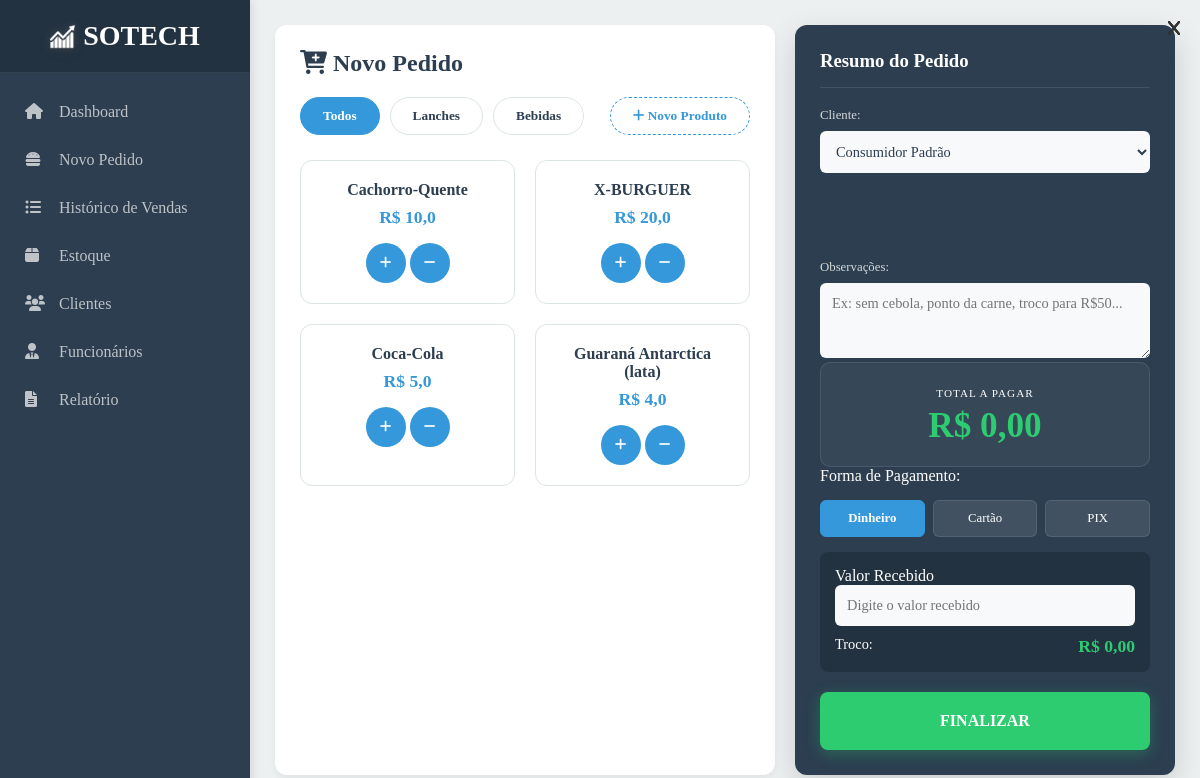
The page /pedido/ (signed in) on the database as committed earlier.
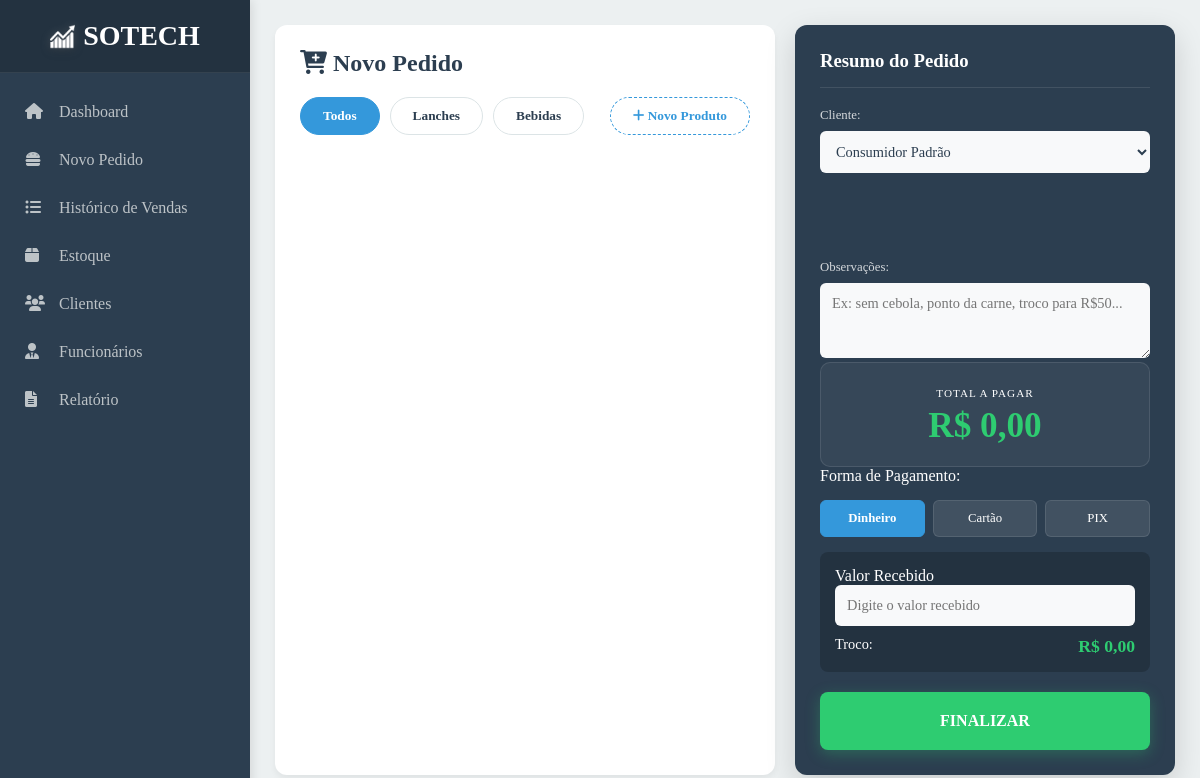
The same page on the database as committed later.
### core/models.py (models this page shows, shortened)
class Produto(models.Model):
    CATEGORIAS = [
    ('lanche', 'Lanche'),
    ('bebida', 'Bebida'),
]
    categoria = models.CharField("Categoria",max_length=45,choices=CATEGORIAS)
    nome = models.CharField("Nome",max_length=45)
    preco = models.FloatField("Preço")
    disponibilidade = models.CharField("Disponibilidade",max_length=45)
    estoque = models.ForeignKey(Estoque,on_delete=models.PROTECT)

### core/views.py (the view)
# urls.py: path('pedido/',novo_pedido,name="pedido"),
@login_required
def novo_pedido(request):
    lanches = Produto.objects.filter(categoria="lanche")
    bebidas = Produto.objects.filter(categoria="bebida")
    form = ProdutoForm(request.POST or None)
    if form.is_valid():
        produto = form.save(commit=False)
        produto.disponibilidade = "Disponível"
        produto.save()
        return redirect("pedido")
    context = {
        'lanches': lanches,
        'bebidas': bebidas,
        'form': form,
        'clientes': Cliente.objects.all(),
    }
    return render(request, "html/novo_pedido.html", context)

### core/forms.py
class ProdutoForm(forms.ModelForm):
    class Meta:
        model = Produto
        fields = ['nome', 'preco', 'categoria', 'estoque']

### core/models.py (called while the page is built)
    def __str__(self):
        return self.lote

### core/templates/html/novo_pedido.html (shortened to what this page needs)
{% extends 'base.html' %}
{% load widget_tweaks %}
{% load static %}
{% block estilo %}
  <link rel="stylesheet" href="{% static 'style/style_pedidos.css' %}?{% now 'U' %}" />
{% endblock %}
{% block conteudo %}
  <main class="main-content pdv-layout">
    <section class="products-area">
      <header class="content-header">
        <h2><i class="fas fa-cart-plus"></i> Novo Pedido</h2>
        <div class="filter-bar">
          <button class="filter-btn active" data-filter="todos">Todos</button>
          <button class="filter-btn" data-filter="lanche">Lanches</button>
          <button class="filter-btn" data-filter="bebida">Bebidas</button>
          <button class="filter-btn add-product-btn" data-filter="add"><i class="fas fa-plus"></i> Novo Produto</button>
        </div>
      </header>
      <div class="products-grid">
        {% for lanche in lanches %}
          <div class="product-card lanche">
            <a href="{% url 'produto_remover' lanche.id %}"><button class="btn-remove"><i class="fa-solid fa-x"></i></button></a>
            <div class="product-det">
              <h4>{{ lanche.nome }}</h4>
              <span class="item-price">R$ {{ lanche.preco }}</span>
            </div>
            <div class="product-btn">
              <button class="add-item-btn" data-name="{{ lanche.nome }}" data-price="{{ lanche.preco }}"><i class="fas fa-plus"></i></button>
              <button class="remove-item-btn" data-name="{{ lanche.nome }}" data-price="{{ lanche.preco }}"><i class="fa-solid fa-minus"></i></button>
            </div>
          </div>
        {% endfor %}
        {% for bebida in bebidas %}
          <div class="product-card bebida">
            <a href="{% url 'produto_remover' bebida.id %}">
              <button class="btn-remove"><i class="fa-solid fa-x">
              </i></button>
            </a>
            <div class="product-det">
              <h4>{{ bebida.nome }}</h4>
              <span class="item-price">R$ {{ bebida.preco }}</span>
            </div>
            <div class="product-btn">
              <button class="add-item-btn" data-name="{{ bebida.nome }}" data-price="{{ bebida.preco }}"><i class="fas fa-plus"></i></button>
              <button class="remove-item-btn" data-name="{{ bebida.nome }}" data-price="{{ bebida.preco }}"><i class="fa-solid fa-minus"></i></button>
            </div>
          </div>
        {% endfor %}
      </div>
    </section>
    <section class="checkout-sidebar">
      <div class="checkout-header">
        <h3>Resumo do Pedido</h3>
      </div>
      <div class="order-info">
        <label>Cliente:</label>
        <select class="sigl-input" name="cliente" id="select-cliente">
          <option value="">Consumidor Padrão</option>
        </select>
      </div>
      <div class="cart-list"></div>
      <div class="order-info">
        <label for="observacoes">Observações:</label>
        <textarea id="observacoes" name="observacoes" class="sigl-input" placeholder="Ex: sem cebola, ponto da carne, troco para R$50..." rows="3" maxlength="200"></textarea>
      </div>
      <div class="payment-box">
        <div class="total-display">
          <span>TOTAL A PAGAR</span>
          <h2 id="total-value">R$ 0,00</h2>
        </div>
        <div class="method-select">
          <p>Forma de Pagamento:</p>
          <div class="method-grid">
            <button type="button" class="method-btn active">Dinheiro</button>
            <button type="button" class="method-btn">Cartão</button>
            <button type="button" class="method-btn">PIX</button>
          </div>
        </div>
        <div class="change-area">
          <label for="valor-recebido">Valor Recebido</label>
          <input type="number" id="valor-recebido" class="sigl-input" placeholder="Digite o valor recebido" step="0.01" />
          <div class="change-text">
            Troco: <strong id="troco-value">R$ 0,00</strong>
          </div>
        </div>
        <form action="{% url 'dashboard' %}" method="get">
          <button type="button" id="btn-finalizar-pedido" class="btn-finalize-order">FINALIZAR</button>
        </form>
      </div>
    </section>
  </main>
{% endblock %}

### templates/base.html (shortened to what this page needs)
{% load static %}
<!DOCTYPE html>
<html lang="pt-br">
<head>
    <link rel="stylesheet" href="{% static 'style/global.css' %}?{% now 'U' %}">
    <link rel="stylesheet" href="https://cdnjs.cloudflare.com/ajax/libs/font-awesome/6.0.0/css/all.min.css">
    {% block estilo %}{% endblock %}
</head>
<body>
    <div class="wrapper">
        {% include 'barra_lateral.html' %}
        {% block conteudo %}{% endblock %}
    </div>
</body>
</html>

### templates/barra_lateral.html
{% load static %}
<aside class="sidebar">
  <div class="logo">
    <img src="{% static 'imgs/lg.png' %}" alt="SOTECH">
    <span>SO<span class="tech">TECH</span></span>
</div>
    <nav>
        <ul>
            <li id="inicio"><a href="{% url 'dashboard' %}"><i class="fas fa-home"></i> Dashboard</a></li>
            <li id="pedido"><a href="{% url 'pedido' %}"><i class="fas fa-hamburger"></i> Novo Pedido</a></li>
            <li id="historico"><a href="{% url 'historico' %}"><i class="fas fa-list-ul"></i> Histórico de Vendas</a>
            </li>
            <li id="estoque"><a href="{% url 'estoque' %}"><i class="fas fa-box"></i> Estoque</a></li>
            <li id="clientes"><a href="{% url 'clientes' %}"><i class="fas fa-users"></i> Clientes</a></li>
            <li id="funcionarios"><a href="{% url 'funcionarios' %}"><i class="fas fa-user-tie"></i> Funcionários</a>
            </li>
            <li id="relatorio"><a href="{% url 'relatorio' %}"><i class="fas fa-file-alt"></i> Relatório</a></li>
        </ul>
    </nav>
</aside>

### core/static/style/global.css (style rules this page uses)
:root { --primary: #2C3E50; --secondary: #3498DB; --success: #2ECC71; --warning: #F1C40F; --danger: #E74C3C; --bg: #ECF0F1; --white: #FFFFFF; --text: #2C3E50; --border: #DCE4E6; }
.logo { padding: 20px; display: flex; align-items: center; justify-content: center; gap: 8px; background: rgba(0, 0, 0, 0.2); border-bottom: 1px solid rgba(255, 255, 255, 0.08); }
.logo img { width: 25px; height: auto; filter: drop-shadow(0 0 4px rgba(255,255,255,0.2)) drop-shadow(0 2px 4px rgba(0,0,0,0.3)); }
.logo span { color: #ffffff; font-family: 'Rajdhani', Rajdhani-serif; font-size: 28px; font-weight: 700; }
.tech { color: #60a5fa; }

### core/static/style/style_pedidos.css (style rules this page uses)
* { margin: 0; padding: 0; box-sizing: border-box; font-family: 'Rajdhani', Rajdhani-serif; }
body { display: flex; background-color: var(--bg); color: var(--text); min-height: 100vh; }
.sidebar { width: 250px; height: 100vh; background-color: var(--primary); display: flex; flex-direction: column; position: fixed; box-shadow: 2px 0 10px rgba(0, 0, 0, 0.1); }
.sidebar nav ul { list-style: none; margin-top: 15px; }
.sidebar nav ul li a { display: block; padding: 15px 25px; text-decoration: none; color: #BDC3C7; font-weight: 500; transition: 0.3s ease; }
.sidebar nav ul li a i { margin-right: 10px; width: 20px; }
.main-content { margin-left: 250px; flex: 1; height: 100vh; padding: 25px; display: grid; grid-template-columns: 1fr 380px; gap: 20px; }
.products-area { background: var(--white); border-radius: 12px; padding: 25px; overflow-y: auto; box-shadow: 0 4px 6px rgba(0, 0, 0, 0.05); }
.content-header h2 { color: var(--primary); font-size: 1.5rem; margin-bottom: 20px; }
.wrapper { display: flex; width: 100%; }
.filter-bar { margin-bottom: 25px; display: flex; gap: 10px; flex-wrap: wrap; }
.filter-btn { padding: 10px 22px; border-radius: 25px; border: 1px solid var(--border); background: var(--white); color: var(--text); font-weight: 600; cursor: pointer; transition: 0.2s ease; }
.filter-btn.active { background: var(--secondary); border-color: var(--secondary); color: var(--white); }
.add-product-btn { margin-left: auto; background-color: transparent; color: var(--secondary); border: 1px dashed var(--secondary); }
.checkout-sidebar { background: var(--primary); color: var(--white); border-radius: 12px; padding: 25px; display: flex; flex-direction: column; box-shadow: 0 10px 30px rgba(0, 0, 0, 0.15); }
.checkout-header { border-bottom: 1px solid rgba(255, 255, 255, 0.1); padding-bottom: 15px; margin-bottom: 20px; }
.order-info label { font-size: 0.8rem; opacity: 0.8; margin-bottom: 8px; display: block; }
.sigl-input { width: 100%; padding: 12px; border-radius: 6px; border: none; background-color: #F8F9FA; color: var(--text); font-size: 0.9rem; }
.cart-list { flex: 1; margin: 20px 0; overflow-y: auto; }
.total-display { background: rgba(255, 255, 255, 0.05); padding: 20px; border-radius: 10px; text-align: center; border: 1px solid rgba(255, 255, 255, 0.1); }
.total-display span { font-size: 0.7rem; letter-spacing: 1px; text-transform: uppercase; }
.total-display h2 { color: var(--success); font-size: 2.2rem; margin-top: 5px; }
.method-grid { display: grid; grid-template-columns: 1fr 1fr 1fr; gap: 8px; margin: 15px 0; }
.method-btn { padding: 10px; font-size: 0.8rem; border: 1px solid rgba(255, 255, 255, 0.1); background: rgba(255, 255, 255, 0.1); color: var(--white); border-radius: 6px; cursor: pointer; transition: 0.2s; }
.method-btn.active { background: var(--secondary); border-color: var(--secondary); font-weight: bold; }
.change-area { margin-top: 15px; padding: 15px; background: rgba(0, 0, 0, 0.2); border-radius: 8px; }
.change-text { margin-top: 10px; display: flex; justify-content: space-between; font-size: 0.9rem; }
.change-text strong { color: var(--success); font-size: 1.1rem; }
.btn-finalize-order { background: var(--success); color: var(--white); border: none; padding: 20px; width: 100%; border-radius: 8px; font-weight: bold; font-size: 1rem; cursor: pointer; margin-top: 20px; transition: 0.3s; box-shadow: 0 4px 15px rgba(46, 204, 113, 0.3); }

Rows that differ between the two databases and show on the page:
removed Produto: nome "Cachorro-Quente", preco "10,0", shown under "Novo Pedido"
removed Produto: nome "X-BURGUER", preco "20,0", shown under "Novo Pedido"
removed Produto: nome "Coca-Cola", preco "5,0"
removed Produto: nome "Guaraná Antarctica (lata)", preco "4,0"
